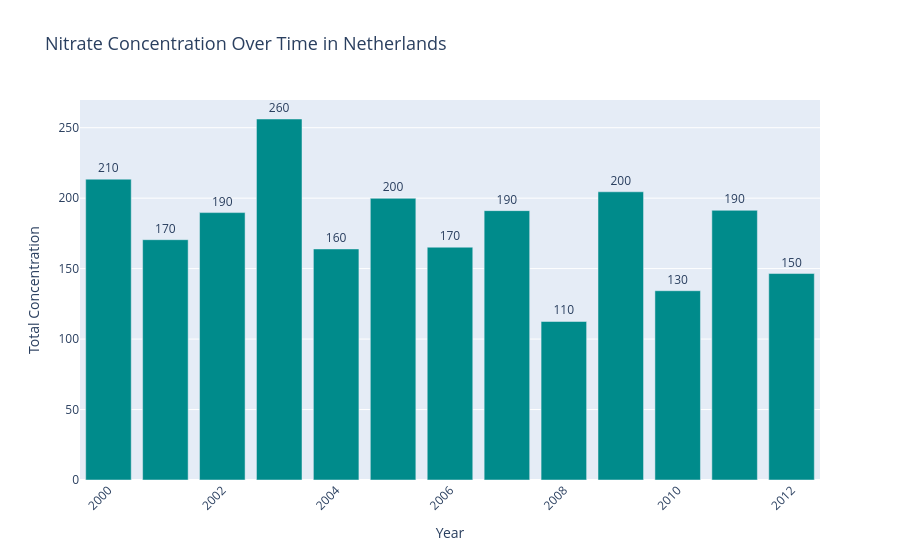
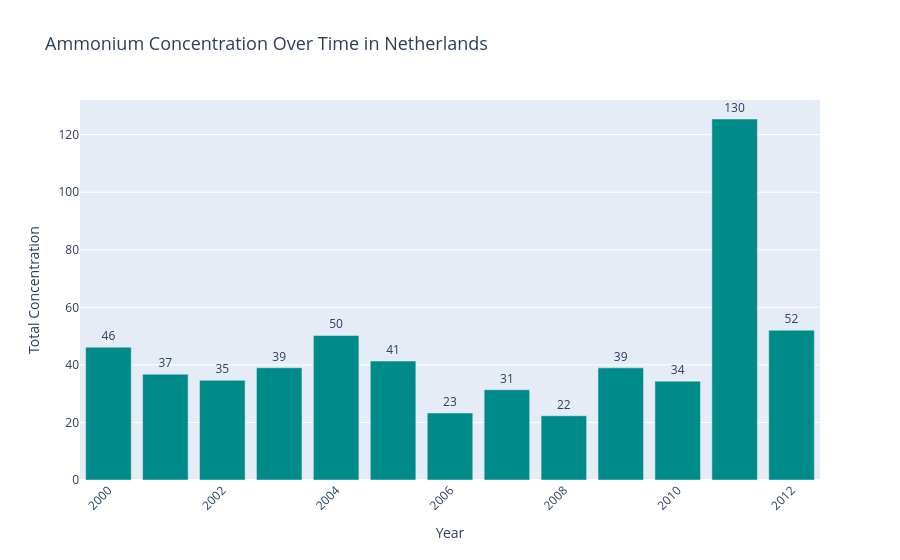

Write notebook code for charts like these, in order.
### Code cell
plot_chemical_trend(
    df=water_clean,
    country='Netherlands',
    chemical='Nitrate',
    min_year=2000
)

plot_chemical_trend(
    df=water_clean,
    country='Netherlands',
    chemical='Ammonium',
    min_year=2000
)

### Figure 1 — Plotly figure (JSON) as saved in the notebook; plotly's stock layout.template omitted (floating-point values rounded to 4 significant figures)
{"data": [{"alignmentgroup": "True", "hovertemplate": "Year=%{x}<br>Total Concentration=%{y}<extra></extra>", "legendgroup": "", "marker": {"color": "darkcyan", "pattern": {"shape": ""}}, "name": "", "offsetgroup": "", "orientation": "v", "showlegend": false, "textposition": "outside", "texttemplate": "%{y:.2s}", "type": "bar", "x": [2000, 2001, 2002, 2003, 2004, 2005, 2006, 2007, 2008, 2009, 2010, 2011, 2012], "xaxis": "x", "y": [213.5, 170.5, 189.8, 256.2, 164.0, 199.9, 165.2, 191.2, 112.5, 204.5, 134.3, 191.4, 146.5], "yaxis": "y"}], "layout": {"autosize": true, "bargap": 0.2, "barmode": "relative", "legend": {"tracegroupgap": 0}, "margin": {"t": 100}, "title": {"font": {"size": 18}, "text": "Nitrate Concentration Over Time in Netherlands"}, "xaxis": {"anchor": "y", "autorange": true, "domain": [0, 1], "range": [2000.0, 2012.0], "tickangle": -45, "title": {"text": "Year"}, "type": "linear"}, "yaxis": {"anchor": "x", "autorange": true, "domain": [0, 1], "range": [0, 269.7], "title": {"text": "Total Concentration"}, "type": "linear"}}}

### Figure 2 — Plotly figure (JSON) as saved in the notebook; plotly's stock layout.template omitted (floating-point values rounded to 4 significant figures)
{"data": [{"alignmentgroup": "True", "hovertemplate": "Year=%{x}<br>Total Concentration=%{y}<extra></extra>", "legendgroup": "", "marker": {"color": "darkcyan", "pattern": {"shape": ""}}, "name": "", "offsetgroup": "", "orientation": "v", "showlegend": false, "textposition": "outside", "texttemplate": "%{y:.2s}", "type": "bar", "x": [2000, 2001, 2002, 2003, 2004, 2005, 2006, 2007, 2008, 2009, 2010, 2011, 2012], "xaxis": "x", "y": [46.15, 36.78, 34.66, 39, 50.22, 41.33, 23.3, 31.36, 22.33, 38.96, 34.35, 125.4, 52.07], "yaxis": "y"}], "layout": {"autosize": true, "bargap": 0.2, "barmode": "relative", "legend": {"tracegroupgap": 0}, "margin": {"t": 100}, "title": {"font": {"size": 18}, "text": "Ammonium Concentration Over Time in Netherlands"}, "xaxis": {"anchor": "y", "autorange": true, "domain": [0, 1], "range": [2000.0, 2012.0], "tickangle": -45, "title": {"text": "Year"}, "type": "linear"}, "yaxis": {"anchor": "x", "autorange": true, "domain": [0, 1], "range": [0, 132.0], "title": {"text": "Total Concentration"}, "type": "linear"}}}
